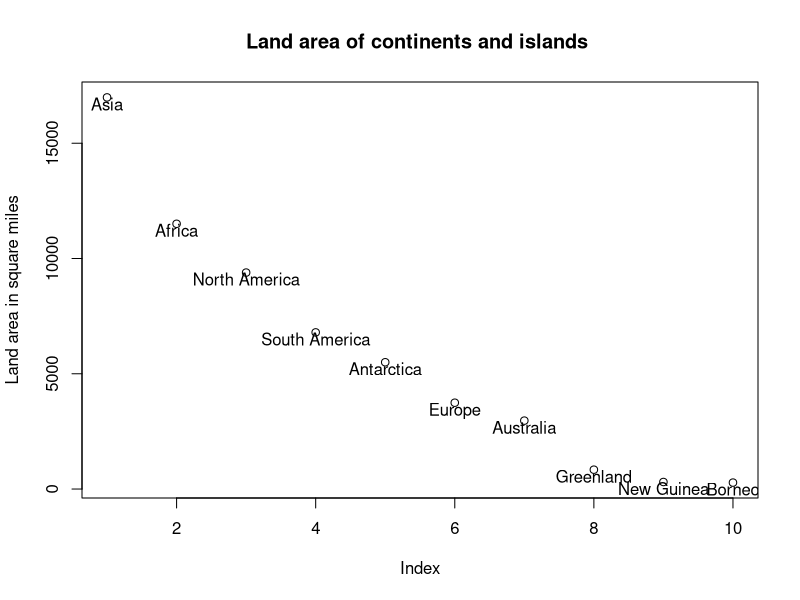
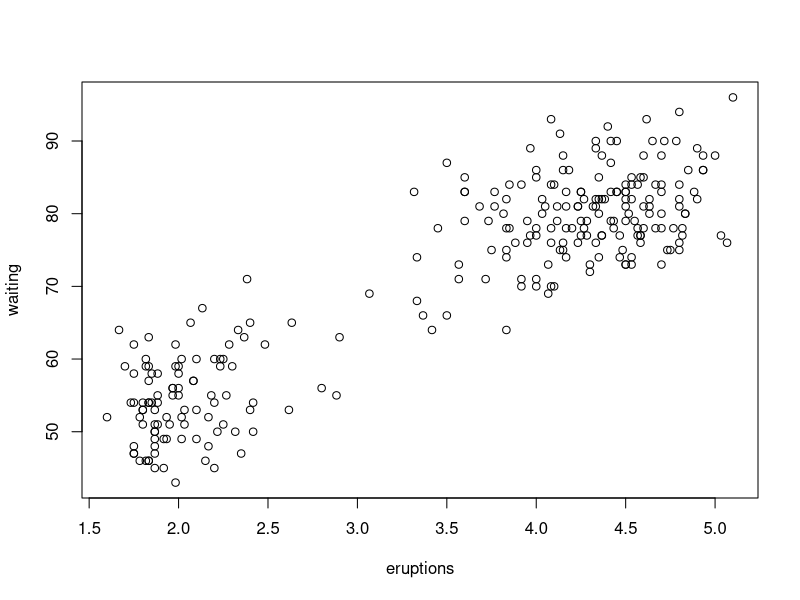
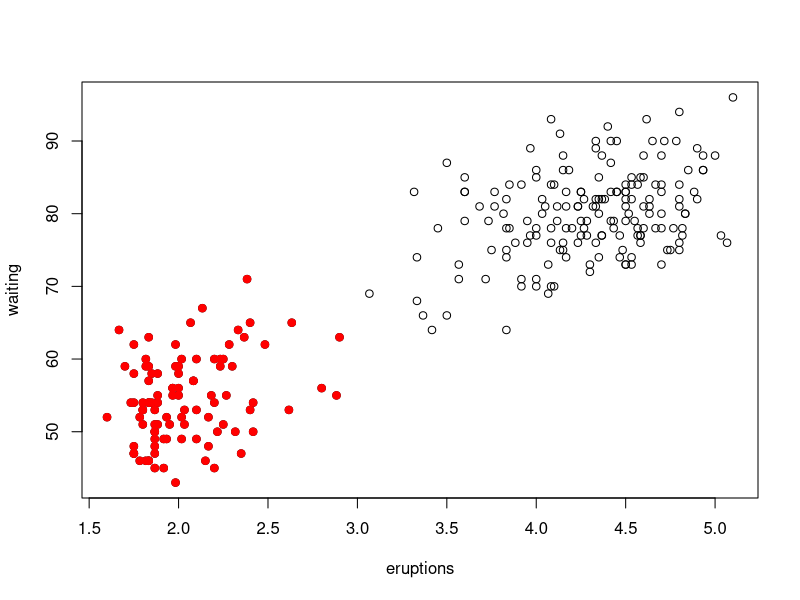
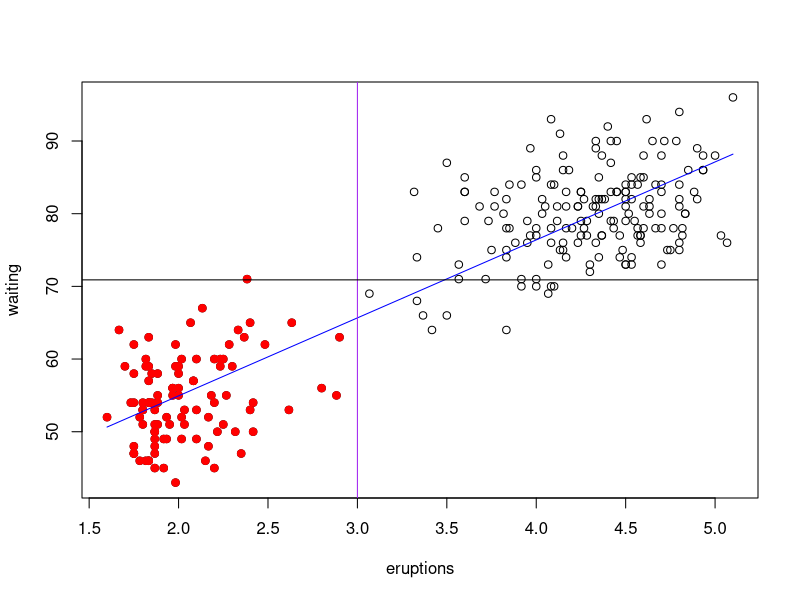
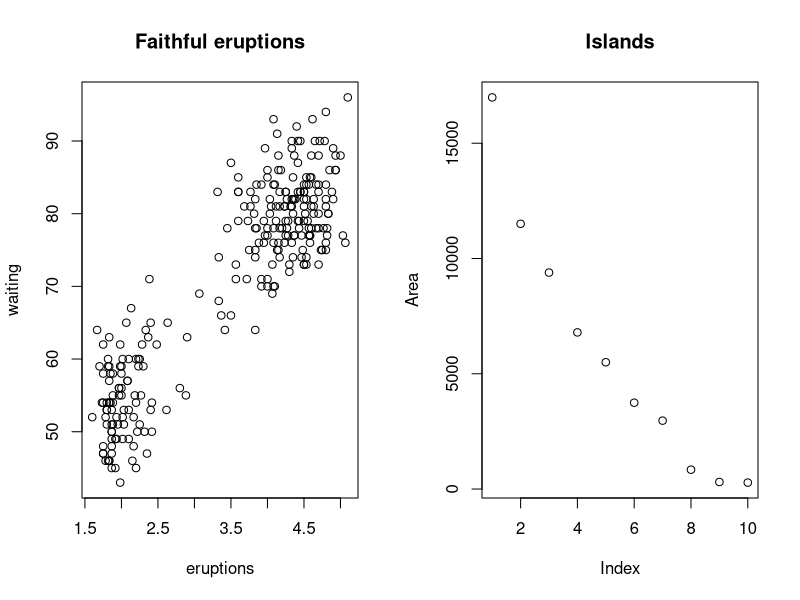
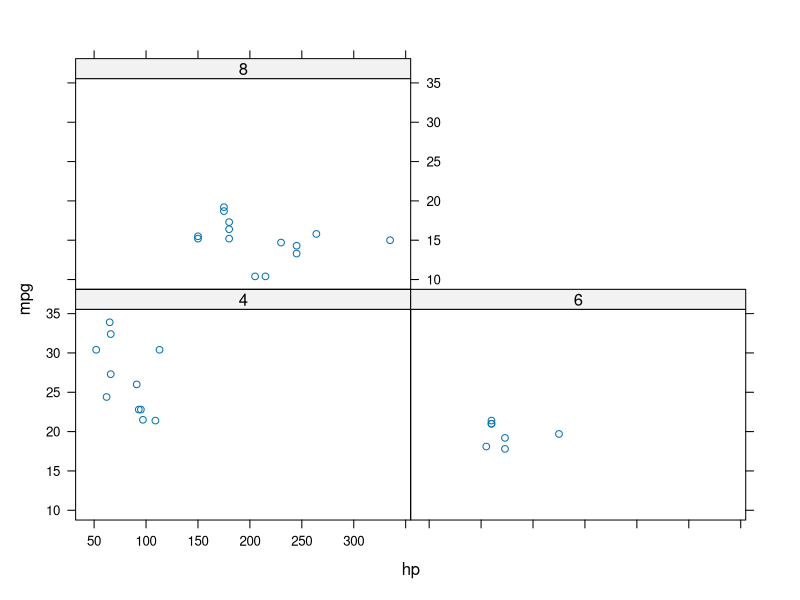
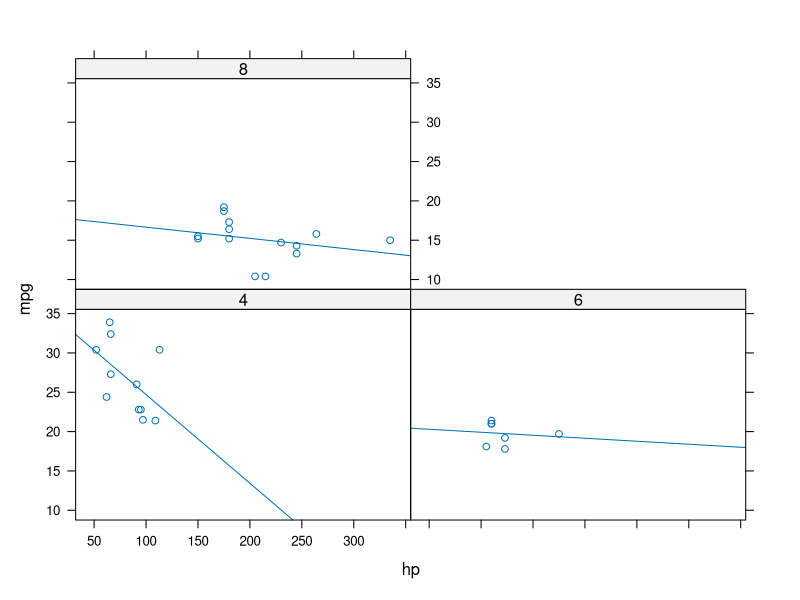
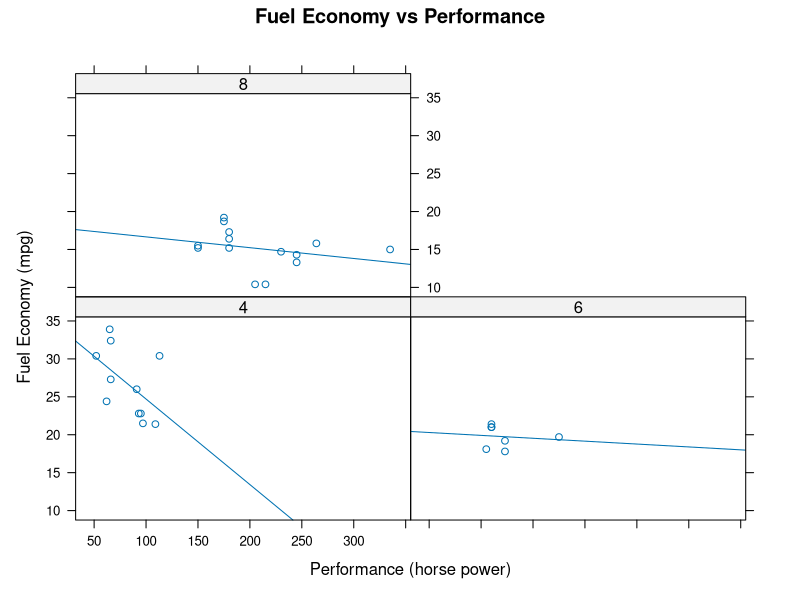

These charts were generated, in order, by the following R code:
large.islands <- head(sort(islands, decreasing = TRUE),10)
# if you receive a 'figure margins too large' error, make the plot area larger in bottom right
plot(large.islands, main="Land area of continents and islands ", ylab="Land area in square miles")
text(large.islands, labels=names(large.islands),adj=c(0.5,1))
#
plot(faithful)
short.eruptions <- with(faithful, faithful[eruptions < 3,])
#
plot(faithful)
# adding points to the plot, col=color, pch=plot character,19 - solid circle
points(short.eruptions,col="red",pch=19)
#
# create a regression model (using lm => linear regression model function)
#
fit <- lm(waiting ~ eruptions, data=faithful)
#
plot(faithful)

points(short.eruptions,col="red",pch=19)
#
# retrieve the the fitted values from model, using lines function to overlay onto plot
lines(faithful$eruptions, fitted(fit), col="blue")
# add (v)erticle line at  position eruptions == 3
abline(v=3, col="purple")
# add (h)orizontal line at the mean waiting time
abline(h = mean(faithful$waiting))
#
# Creating multiple plots together
# - par function returns original setting which can be reapplied once complete
old.par <- par(mfrow = c(1,2))
plot(faithful, main="Faithful eruptions")
plot(large.islands, main="Islands", ylab="Area")
par(old.par)
#
# Graphic displaying multiple sets of data - use of lattice package
#
str(mtcars)
transform.mtcars <- transform(mtcars, cyl=factor(cyl),
                                am=factor(am,labels=c("Automatic","Manual")),
                                cars=rownames(mtcars))
#
#
library("lattice")   # labeling differnt in lattice vs plot
#
#
xyplot(mpg ~ hp | cyl, data=transform.mtcars)
# add regression lines, p=points, r=regression
xyplot(mpg ~ hp | cyl, data=transform.mtcars,type=c("p","r"))
#
xyplot(mpg ~ hp | cyl, data=transform.mtcars,type=c("p","r"),
       main="Fuel Economy vs Performance", 
       xlab="Performance (horse power)",
       ylab="Fuel Economy (mpg)")
#
# different plots, barchart, scatterplot, etc
# cex = reduce character size by 50%, layout of 3 cols, 1 row
barchart(cars ~ mpg | cyl, data = transform.mtcars, main="barchart", scales=list(cex=0.5), layout = c(3,1))
#
# box&whisker (mean, quartile, whiskers)
bwplot(~hp | cyl, data=transform.mtcars, main="bwplot")
#
#
str(longley)
#
library("reshape2")
mlongley <- melt(longley, id.vars="Year")
str(mlongley) # 
mlongley
#
xyplot(value ~ Year | variable, data = mlongley, layout = c(6,1), par.strip.text = list(cex=0.5),
       scales = list(cex=0.5))
#
# more plotting
plot.colors <- c("grey80","grey20")
barchart(cars ~ mpg | cyl, data = transform.mtcars, main="barchart w/groups", group=am, auto.key=TRUE, 
         par.settings = simpleTheme(col=plot.colors, border=plot.colors), scales=list(cex=0.5), layout=c(3,1))
#
# showing invocation from script vs console
xyplot(mpg ~ hp | cyl, data = transform.mtcars)
# above works in command line, not in script (test to see if same behavior)
my.plot <- xyplot(mpg ~ hp | cyl, data = transform.mtcars)
print(my.plot)
#
# export to a file
setwd("~/Desktop")
trellis.device(device="png", filename="xyplot.png")
print(my.plot)
dev.off()
#
# use of ggplot2
#
install.packages("ggplot2")
library("ggplot2")
ggplot(faithful, aes(x=eruptions, y=waiting)) + geom_point() + stat_smooth()
#
ggplot(quakes, aes(x=depth)) + geom_histogram()
#
ggplot(quakes, aes(x=depth)) + geom_histogram(binwidth = 50)
#
ggplot(quakes, aes(x=long, y=lat)) + geom_point()
#
ggplot(longley, aes(x=Year, y=Unemployed)) + geom_line()
#
p <- ggplot(longley, aes(x=Year, y=Unemployed)) + geom_point()
p
p + stat_smooth()
p + stat_smooth(method="lm")
#
p <- ggplot(mtcars, aes(x=hp, y=mpg)) + geom_point()
p + stat_smooth(method="lm") + facet_grid(~cyl)
#
p <- ggplot(mtcars, aes(x=hp, y=mpg)) + geom_point(aes(shape = factor(cyl), colour = factor(cyl)))
p
p + scale_shape_discrete(name="Cylinders") + scale_colour_discrete(name="Cylinders")
#

